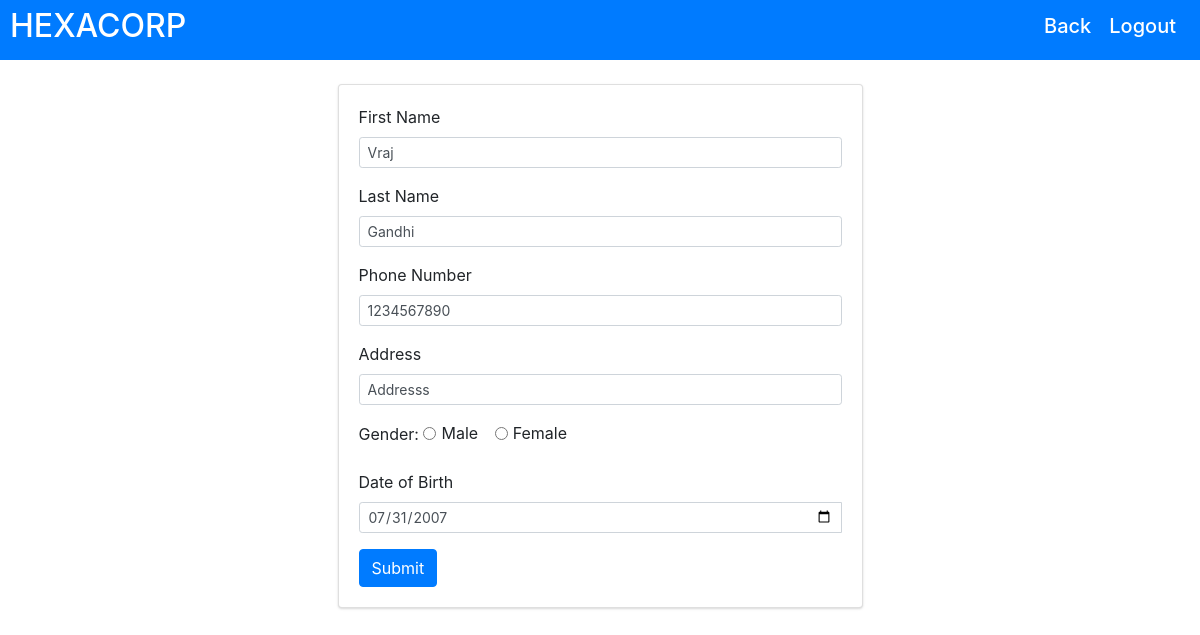
/edit-profile (signed in), run on the app's committed database.
### alchemy.py (models this page shows, shortened)
class Users(db.Model, UserMixin):
    __tablename__ = "User_Data"
    id = db.Column(db.Integer, primary_key=True)
    email = db.Column(db.String(150), unique=True)
    password = db.Column(db.String(150))
    first_name = db.Column(db.String(150))
    last_name = db.Column(db.String(150))
    role = db.Column(db.String(50), default="User")
    phno = db.Column(db.String(10),default="None")
    addr = db.Column(db.String(250),default="None")
    profile_image = db.Column(db.String(255), default="default.png")
    confirmed = db.Column(db.Boolean, nullable=False, default=False)
    confirmed_on = db.Column(db.DateTime, nullable=True)
    gender = db.Column(db.String(10),default="None")
    dob = db.Column(db.String(10),default="None")

### alchemy.py (the view, shortened to what this page needs)
@app.route('/edit-profile', methods=['POST','GET'])
@login_required
def edit_profile():
    return render_template('edit-profile.html',user = current_user)

### alchemy.py (called while the page is built)
@login_manager.user_loader
def load_user(id):
    return Users.query.get(int(id))

### templates/edit-profile.html (shortened to what this page needs)
<!DOCTYPE html>
<html lang="en">
    <head>
        <link rel="stylesheet" href="{{url_for('static', filename = 'css/styles.css')}}">
        <link rel="stylesheet" href="https://stackpath.bootstrapcdn.com/bootstrap/4.4.1/css/bootstrap.min.css" />
    </head>
    <body>
        <nav class="navbar navbar-inverse navbar-expand-sm bg-primary" style="padding-top: 2px ;padding-bottom:2px; padding-left: 10px;">
     <a class="navbar-brand text-white"><h2>HEXACORP</h2></a>
     <ul class="navbar-nav">
         <li class="nav-item"><a style="padding-left: 10px;" class="nav-link text-white" href="/profile"><h5>Back</h5></a></li>
         <li class="nav-item"><a style="padding-left: 10px;" class="nav-link text-white" href="/logout"><h5>Logout</h5></a></li>
      </ul>
	</nav>
        <br>
        <div class="container">
            <div class="container w-50">
            <div class="card">
                <article class="card-body">
                    <div class="form_container">
                        <form method="post" enctype="multipart/form-data" name="fN" action="/edit-profile" class="form-compact needs-validation" novalidate>
                     <div class="form-group">
                        <label for="first_name">First Name</label>
                        <input type="text" class="form-control form-control-sm extendable" id="first_name" styles="width:20px" name="first_name" placeholder="Enter First Name" class="form-control form-control-sm extendable form-control form-control-sm extendable-sm extendable" value="{{user.first_name}}"aria-describedby="inputGroupPrepend" required>
                     </div>
                     <div class="form-group">
                        <label for="first_name">Last Name</label>
                        <input type="text" class="form-control form-control-sm extendable" id="last_name" name="last_name" placeholder="Enter Last Name" class="form-control form-control-sm extendable form-control form-control-sm extendable-sm extendable" value="{{user.last_name}}" aria-describedby="inputGroupPrepend" required>
                     </div>
                     <div class="form-group">
                        <label for="phno">Phone Number</label>
                        <input type="text" class="form-control form-control-sm extendable" id="phno" name="phno" placeholder="Enter Phone number" class="form-control form-control-sm extendable form-control form-control-sm extendable-sm extendable" value="{{user.phno}}" aria-describedby="inputGroupPrepend" required>
                     </div>
                     <div class="form-group">
                        <label for="addr">Address</label>
                        <input type="text" class="form-control form-control-sm extendable" id="addr" name="addr" placeholder="Enter Address" class="form-control form-control-sm extendable form-control form-control-sm extendable-sm extendable" value="{{user.addr}}" aria-describedby="inputGroupPrepend" required>
                     </div>
                     <div class="form-group">
                        <label for="gender">Gender:</label>
                        <div class="form-check form-check-inline">
                           <input class="form-check-input" type="radio" name="inlineRadioOptions" id="inlineRadio1" value="Male" required>
                           <label class="form-check-label" for="inlineRadio1">Male</label>
                        </div>
                        <div class="form-check form-check-inline">
                           <input class="form-check-input" type="radio" name="inlineRadioOptions" id="inlineRadio2" value="Female" required>
                           <label class="form-check-label" for="inlineRadio2">Female</label>
                        </div>
                     </div>
                     <div class="form-group">
                     <label for="dob">Date of Birth</label>
                     <div class="input-group">
                     <input id="dob" name="dob" type="date" class="form-control form-control-sm extendable form-control form-control-sm extendable-sm" aria-describedby="inputGroupPrepend" value="{{user.dob}}" placeholder="yyyy-mm-dd" required>
                     </div>
                     </div>
               </div>
               <button type="submit" class="btn btn-primary">Submit</button>
                </div>
                <br>
        </div>
        </div>
        <br><br>
    </body>
</html>

### static/css/styles.css (style rules this page uses)
* { margin: 0; padding: 0; }
body { margin-top:20px; color: #1a202c; text-align: left; background-image: url("https://images.unsplash.com/photo-1555475660-3df469f5d6d7?ixid=MnwxMjA3fDB8MHxjb2xsZWN0aW9uLXBhZ2V8MTZ8MTcwODI3Nnx8ZW58MHx8fHw%3D&ixlib=rb-1.2.1&w=1000&q=80"); background-size: cover; }
.card { box-shadow: 0 1px 3px 0 rgba(0,0,0,.1), 0 1px 2px 0 rgba(0,0,0,.06); }
.card { position: relative; display: flex; flex-direction: column; min-width: 0; word-wrap: break-word; background-color: #fff; background-clip: border-box; border: 0 solid rgba(0,0,0,.125); border-radius: .25rem; }
.card-body { flex: 1 1 auto; min-height: 1px; padding: 1rem; }
.navbar-nav { margin-left: auto; }

### data on the page
Users: first_name "Vraj", last_name "Gandhi", phno "1234567890", addr "Addresss", dob "07/31/2007"
